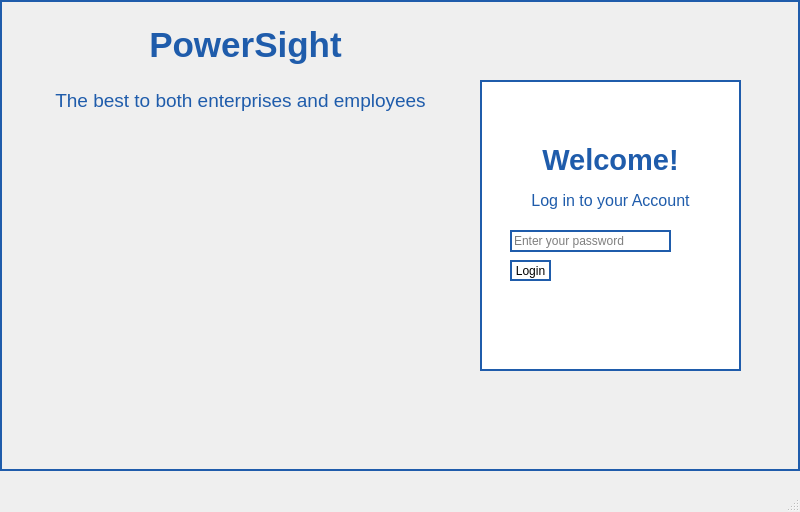
<?xml version="1.0" encoding="UTF-8"?>
<ui version="4.0">
 <class>MainWindow</class>
 <widget class="QMainWindow" name="MainWindow">
  <property name="geometry">
   <rect>
    <x>0</x>
    <y>0</y>
    <width>800</width>
    <height>512</height>
   </rect>
  </property>
  <property name="windowTitle">
   <string>MainWindow</string>
  </property>
  <widget class="QWidget" name="centralwidget">
   <widget class="QLabel" name="label_2">
    <property name="geometry">
     <rect>
      <x>80</x>
      <y>10</y>
      <width>331</width>
      <height>71</height>
     </rect>
    </property>
    <property name="font">
     <font>
      <pointsize>18</pointsize>
     </font>
    </property>
    <property name="styleSheet">
     <string notr="true">border: 0px solid rgb(31, 92, 171);
color: rgb(31, 92, 171);</string>
    </property>
    <property name="text">
     <string>&lt;html&gt;&lt;head/&gt;&lt;body&gt;&lt;p align=&quot;center&quot;&gt;&lt;span style=&quot; font-size:26pt; font-weight:600;&quot;&gt;PowerSight&lt;/span&gt;&lt;/p&gt;&lt;/body&gt;&lt;/html&gt;</string>
    </property>
   </widget>
   <widget class="QLabel" name="label_4">
    <property name="geometry">
     <rect>
      <x>10</x>
      <y>10</y>
      <width>461</width>
      <height>181</height>
     </rect>
    </property>
    <property name="font">
     <font>
      <pointsize>18</pointsize>
     </font>
    </property>
    <property name="styleSheet">
     <string notr="true">border: 0px solid rgb(31, 92, 171);
color: rgb(31, 92, 171);</string>
    </property>
    <property name="text">
     <string>&lt;html&gt;&lt;head/&gt;&lt;body&gt;&lt;p align=&quot;center&quot;&gt;&lt;span style=&quot; font-size:14pt;&quot;&gt;The best to both enterprises and employees&lt;/span&gt;&lt;/p&gt;&lt;/body&gt;&lt;/html&gt;</string>
    </property>
   </widget>
   <widget class="QFrame" name="gridFrame_6">
    <property name="geometry">
     <rect>
      <x>480</x>
      <y>80</y>
      <width>261</width>
      <height>291</height>
     </rect>
    </property>
    <property name="styleSheet">
     <string notr="true">background-color: rgb(255, 255, 255);
border-radius: 0px;
border: 2px solid rgb(31, 92, 171);</string>
    </property>
    <widget class="QPushButton" name="pushButton_faceid">
     <property name="geometry">
      <rect>
       <x>200</x>
       <y>150</y>
       <width>41</width>
       <height>31</height>
      </rect>
     </property>
     <property name="styleSheet">
      <string notr="true">background-color: rgb(255, 255, 255);
border-radius: 0px;
border-radius: 0px;
border: 0px solid rgb(31, 92, 171);</string>
     </property>
     <property name="text">
      <string/>
     </property>
     <property name="icon">
      <iconset>
       <normaloff>../../../../../../Downloads/f99e9a15dc732f325c100c54af3e85dd.jpg</normaloff>../../../../../../Downloads/f99e9a15dc732f325c100c54af3e85dd.jpg</iconset>
     </property>
     <property name="iconSize">
      <size>
       <width>25</width>
       <height>25</height>
      </size>
     </property>
    </widget>
    <widget class="QLabel" name="label_5">
     <property name="geometry">
      <rect>
       <x>30</x>
       <y>50</y>
       <width>201</width>
       <height>61</height>
      </rect>
     </property>
     <property name="font">
      <font>
       <pointsize>18</pointsize>
      </font>
     </property>
     <property name="styleSheet">
      <string notr="true">border: 0px solid rgb(31, 92, 171);
color: rgb(31, 92, 171);</string>
     </property>
     <property name="text">
      <string>&lt;html&gt;&lt;head/&gt;&lt;body&gt;&lt;p align=&quot;center&quot;&gt;&lt;span style=&quot; font-size:22pt; font-weight:600;&quot;&gt;Welcome!&lt;/span&gt;&lt;/p&gt;&lt;/body&gt;&lt;/html&gt;</string>
     </property>
    </widget>
    <widget class="QLabel" name="label_6">
     <property name="geometry">
      <rect>
       <x>20</x>
       <y>100</y>
       <width>221</width>
       <height>41</height>
      </rect>
     </property>
     <property name="font">
      <font>
       <pointsize>18</pointsize>
      </font>
     </property>
     <property name="styleSheet">
      <string notr="true">border: 0px solid rgb(31, 92, 171);
color: rgb(31, 92, 171);</string>
     </property>
     <property name="text">
      <string>&lt;html&gt;&lt;head/&gt;&lt;body&gt;&lt;p align=&quot;center&quot;&gt;&lt;span style=&quot; font-size:12pt;&quot;&gt;Log in to your Account&lt;/span&gt;&lt;/p&gt;&lt;/body&gt;&lt;/html&gt;</string>
     </property>
    </widget>
    <widget class="QLineEdit" name="lineEdit">
     <property name="geometry">
      <rect>
       <x>30</x>
       <y>150</y>
       <width>161</width>
       <height>22</height>
      </rect>
     </property>
     <property name="echoMode">
      <enum>QLineEdit::Password</enum>
     </property>
     <property name="placeholderText">
      <string>Enter your password</string>
     </property>
     <property name="clearButtonEnabled">
      <bool>true</bool>
     </property>
    </widget>
    <widget class="QPushButton" name="pushButton">
     <property name="geometry">
      <rect>
       <x>30</x>
       <y>180</y>
       <width>41</width>
       <height>21</height>
      </rect>
     </property>
     <property name="text">
      <string>Login</string>
     </property>
    </widget>
   </widget>
   <widget class="QLabel" name="label_3">
    <property name="geometry">
     <rect>
      <x>0</x>
      <y>0</y>
      <width>800</width>
      <height>471</height>
     </rect>
    </property>
    <property name="styleSheet">
     <string notr="true">border: 2px solid rgb(31, 92, 171);</string>
    </property>
    <property name="text">
     <string/>
    </property>
    <property name="pixmap">
     <pixmap>../UI APP/background2.jpg</pixmap>
    </property>
    <property name="scaledContents">
     <bool>true</bool>
    </property>
   </widget>
   <zorder>label_3</zorder>
   <zorder>label_2</zorder>
   <zorder>label_4</zorder>
   <zorder>gridFrame_6</zorder>
  </widget>
  <widget class="QMenuBar" name="menubar">
   <property name="geometry">
    <rect>
     <x>0</x>
     <y>0</y>
     <width>800</width>
     <height>26</height>
    </rect>
   </property>
  </widget>
  <widget class="QStatusBar" name="statusbar"/>
 </widget>
 <resources/>
 <connections/>
</ui>
